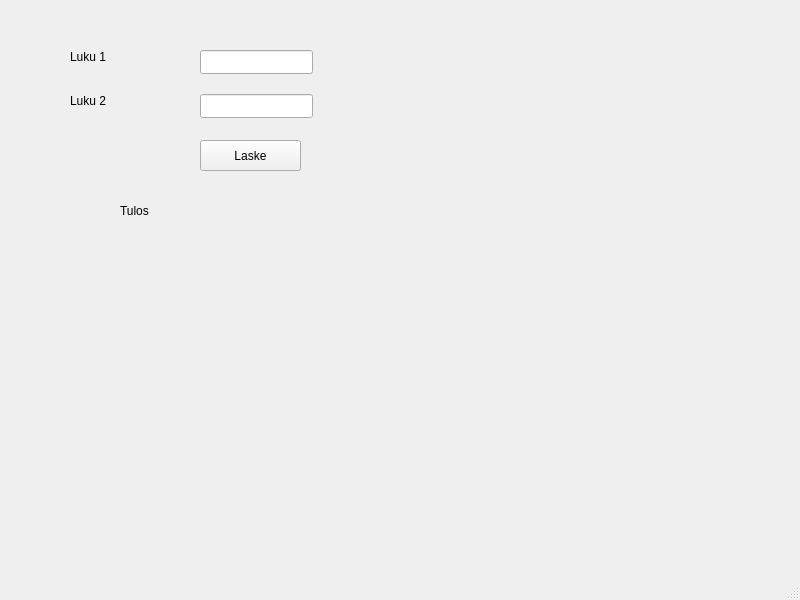
<?xml version="1.0" encoding="UTF-8"?>
<ui version="4.0">
 <class>MainWindow</class>
 <widget class="QMainWindow" name="MainWindow">
  <property name="geometry">
   <rect>
    <x>0</x>
    <y>0</y>
    <width>800</width>
    <height>600</height>
   </rect>
  </property>
  <property name="windowTitle">
   <string>MainWindow</string>
  </property>
  <widget class="QWidget" name="centralwidget">
   <widget class="QLabel" name="label">
    <property name="geometry">
     <rect>
      <x>70</x>
      <y>46</y>
      <width>141</width>
      <height>21</height>
     </rect>
    </property>
    <property name="text">
     <string>Luku 1</string>
    </property>
   </widget>
   <widget class="QLineEdit" name="textNumber1">
    <property name="geometry">
     <rect>
      <x>200</x>
      <y>50</y>
      <width>113</width>
      <height>24</height>
     </rect>
    </property>
   </widget>
   <widget class="QLineEdit" name="textNumber2">
    <property name="geometry">
     <rect>
      <x>200</x>
      <y>94</y>
      <width>113</width>
      <height>24</height>
     </rect>
    </property>
   </widget>
   <widget class="QLabel" name="label_2">
    <property name="geometry">
     <rect>
      <x>70</x>
      <y>90</y>
      <width>141</width>
      <height>21</height>
     </rect>
    </property>
    <property name="text">
     <string>Luku 2</string>
    </property>
   </widget>
   <widget class="QPushButton" name="btnCalculate">
    <property name="geometry">
     <rect>
      <x>200</x>
      <y>140</y>
      <width>101</width>
      <height>31</height>
     </rect>
    </property>
    <property name="text">
     <string>Laske</string>
    </property>
   </widget>
   <widget class="QLabel" name="labelResult">
    <property name="geometry">
     <rect>
      <x>120</x>
      <y>200</y>
      <width>141</width>
      <height>21</height>
     </rect>
    </property>
    <property name="text">
     <string>Tulos</string>
    </property>
   </widget>
  </widget>
  <widget class="QMenuBar" name="menubar">
   <property name="geometry">
    <rect>
     <x>0</x>
     <y>0</y>
     <width>800</width>
     <height>21</height>
    </rect>
   </property>
  </widget>
  <widget class="QStatusBar" name="statusbar"/>
 </widget>
 <resources/>
 <connections/>
</ui>
